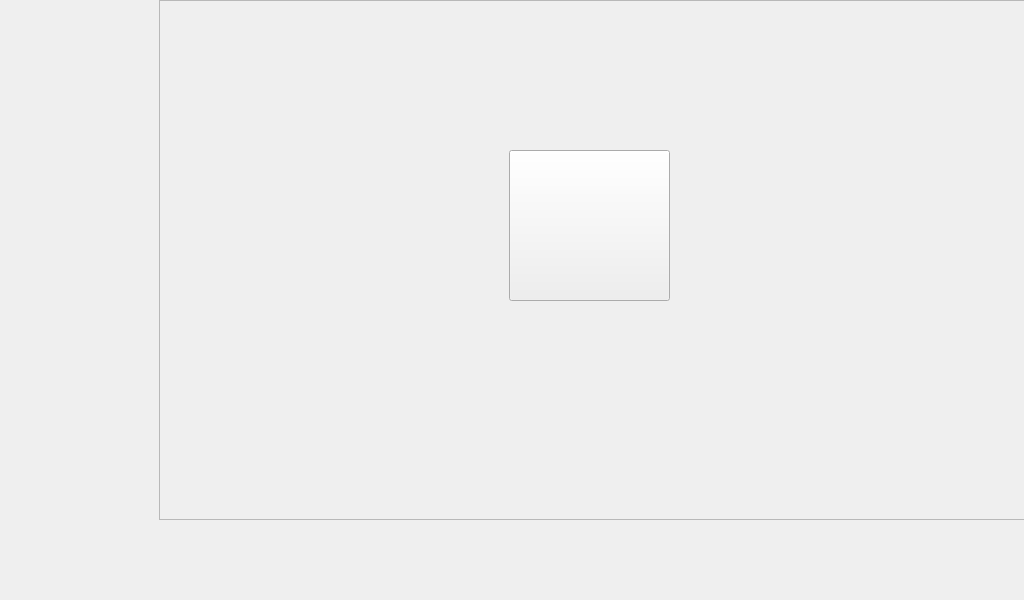
<?xml version="1.0" encoding="UTF-8"?>
<ui version="4.0">
 <class>AlarmTest</class>
 <widget class="QWidget" name="AlarmTest">
  <property name="geometry">
   <rect>
    <x>0</x>
    <y>0</y>
    <width>1024</width>
    <height>600</height>
   </rect>
  </property>
  <property name="windowTitle">
   <string>Form</string>
  </property>
  <widget class="QFrame" name="frame">
   <property name="geometry">
    <rect>
     <x>159</x>
     <y>0</y>
     <width>871</width>
     <height>520</height>
    </rect>
   </property>
   <property name="frameShape">
    <enum>QFrame::StyledPanel</enum>
   </property>
   <property name="frameShadow">
    <enum>QFrame::Raised</enum>
   </property>
   <widget class="QPushButton" name="pushButton">
    <property name="geometry">
     <rect>
      <x>350</x>
      <y>150</y>
      <width>161</width>
      <height>151</height>
     </rect>
    </property>
    <property name="styleSheet">
     <string notr="true">border-image: url(:/new/prefix1/img/buzzer_off.ico);</string>
    </property>
    <property name="text">
     <string/>
    </property>
   </widget>
  </widget>
 </widget>
 <resources/>
 <connections/>
</ui>
